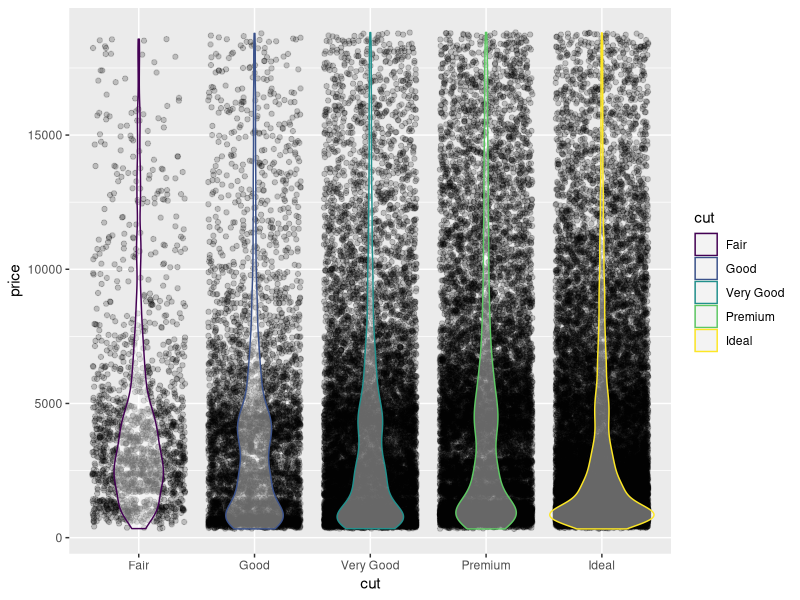
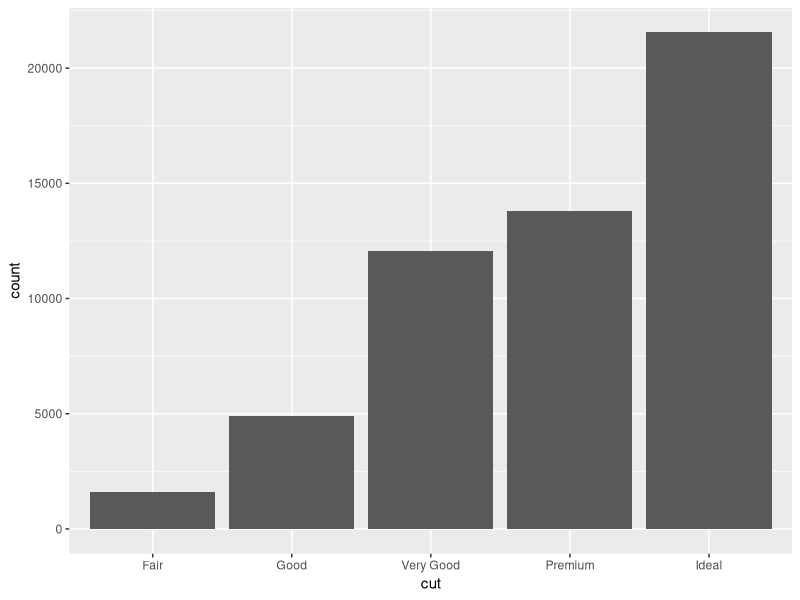
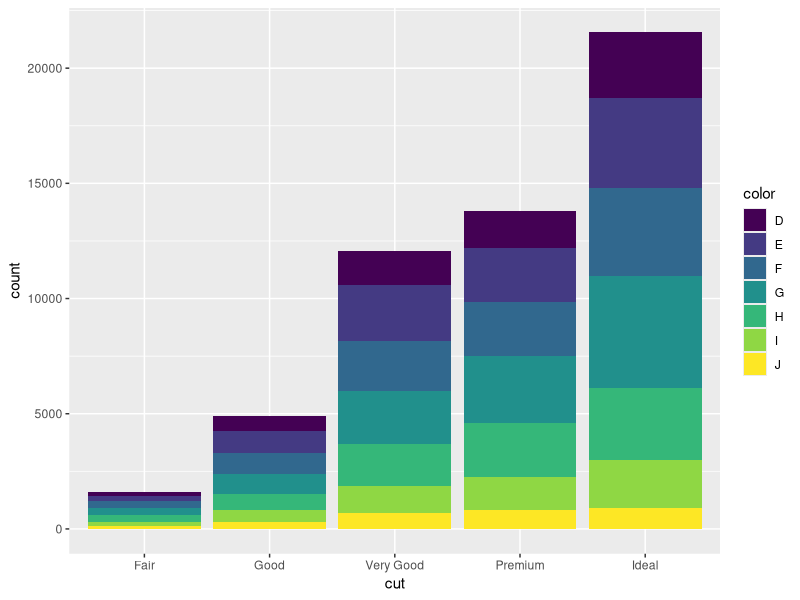
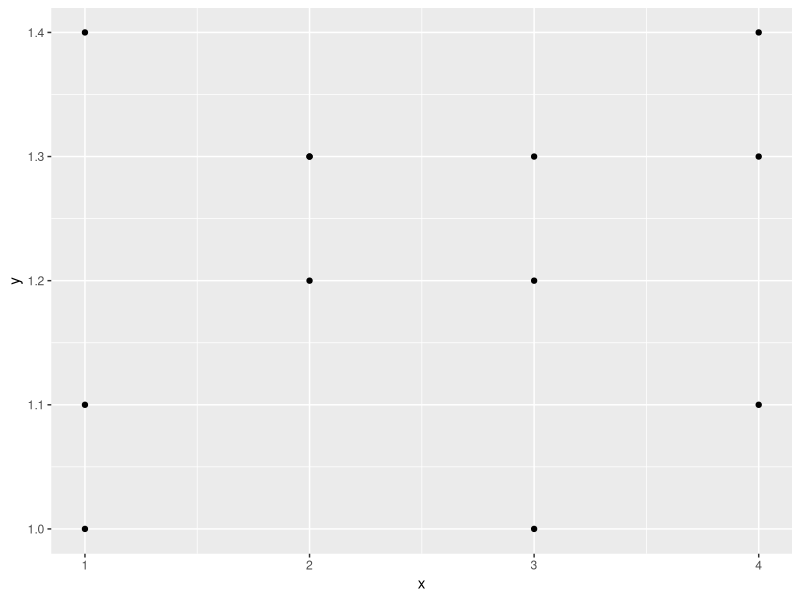
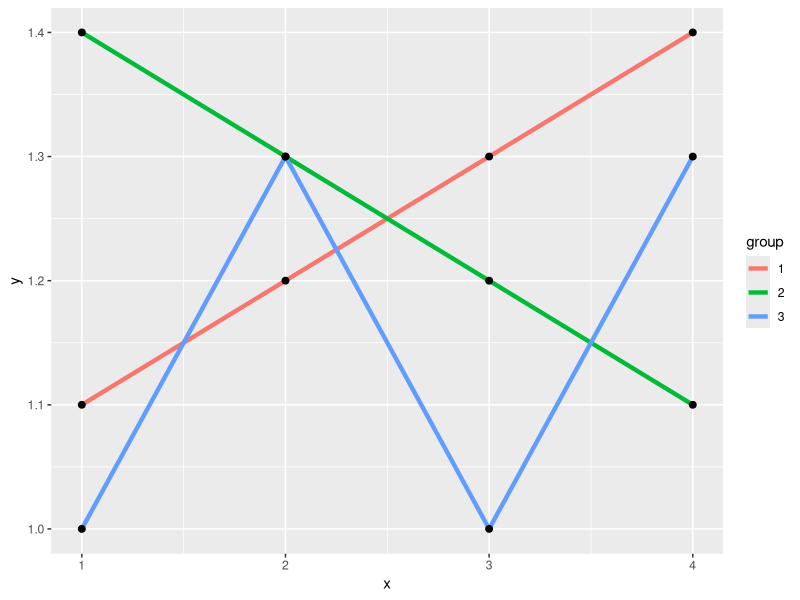
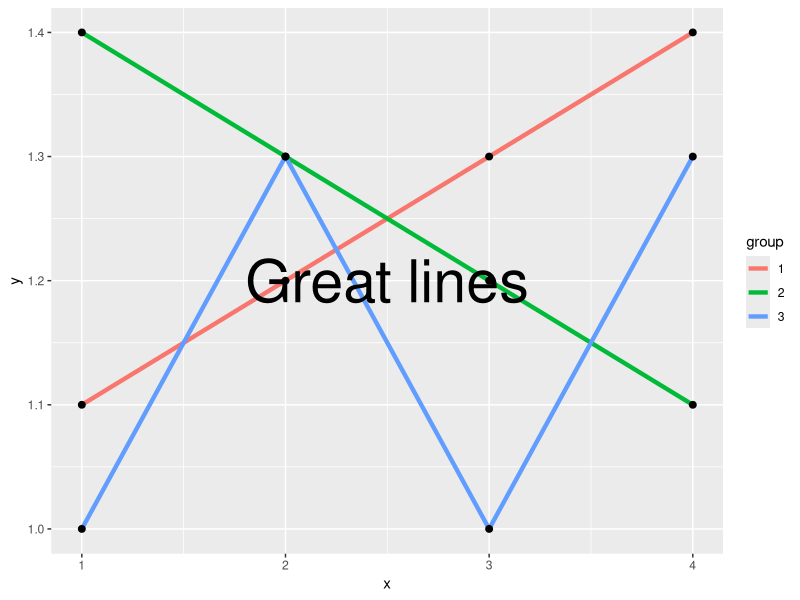
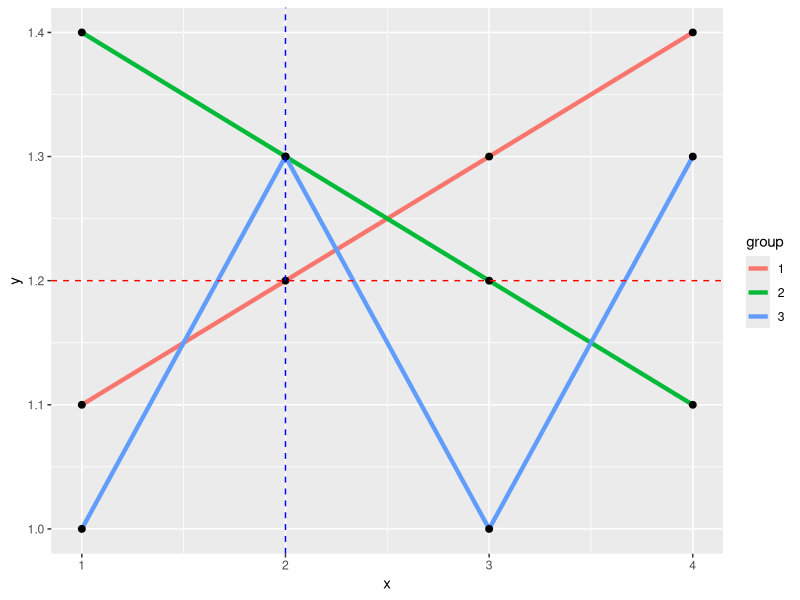
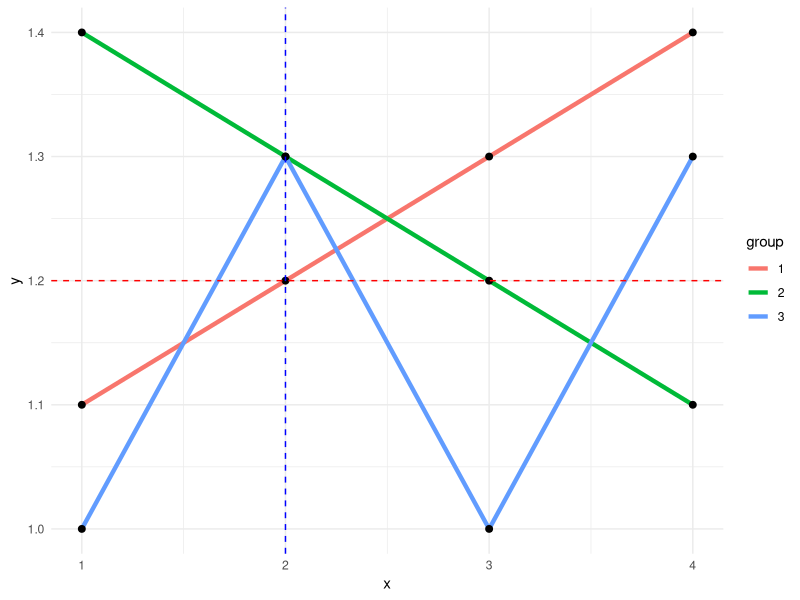

Reproduce these figures in R, in order.
library(ggplot2)
library(tidyverse)

# ggplot creates a plot object when called.
# You can add to the plot object repeatedly 
p = ggplot(diamonds, aes(x=cut, y=price)) 
p = p + geom_jitter(alpha=0.2)
p = p + geom_violin(alpha=0.4, aes(color=cut))
print(p)

# Bar charts are another example of a statistical transformation
# (like histograms). 
ggplot(diamonds, aes(x=cut)) +
  geom_bar()

# Stacked bar charts are as simple as mapping a variable to the fill
# aesthetic
ggplot(diamonds, aes(x=cut)) +
  geom_bar(aes(fill=color))

# To connect lines, you need to group points
df = tibble(x = c(1,2,3,4,1,2,3,4,1,2,3,4), 
            y = c(1.1,1.2,1.3,1.4,1.4,1.3,1.2,1.1,1,1.3,1,1.3),
            group = factor(c(1,1,1,1,2,2,2,2,3,3,3,3)))

df

ggplot(df, aes(x=x, y=y, group=group)) +
  geom_point()

ggplot(df, aes(x=x, y=y, group=group)) +
  geom_line(size=1.5, aes(color=group)) +
  geom_point(size=2)

# Annotations can be added using an "annotation" layer
# https://ggplot2.tidyverse.org/reference/annotate.html
ggplot(df, aes(x=x, y=y, group=group)) +
  geom_line(size=1.5, aes(color=group)) +
  geom_point(size=2) +
  annotate("text", x = 2.5, y = 1.2, label = "Great lines", size=15)

ggplot(df, aes(x=x, y=y, group=group)) +
  geom_line(size=1.5, aes(color=group)) +
  geom_point(size=2) +
  geom_hline(yintercept = 1.2, color='red', linetype='dashed') +
  geom_vline(xintercept = 2, color='blue', linetype='dashed')

# The classic ggplot theme isn't bad, but often it's good to 
# have simpler backgrounds and plot structure
ggplot(df, aes(x=x, y=y, group=group)) +
  geom_line(size=1.5, aes(color=group)) +
  geom_point(size=2) +
  geom_hline(yintercept = 1.2, color='red', linetype='dashed') +
  geom_vline(xintercept = 2, color='blue', linetype='dashed') +
  theme_minimal()

# More generally, any characteristic of a figure can be changed 
# using the theme layer
ggplot(df, aes(x=x, y=y, group=group)) +
  geom_line(size=1.5, aes(color=group)) +
  geom_point(size=2) +
  geom_hline(yintercept = 1.2, color='red', linetype='dashed') +
  geom_vline(xintercept = 2, color='blue', linetype='dashed') +
  theme_light() +
  theme(legend.position = "none", 
        axis.ticks.length = unit(2, "cm"))
